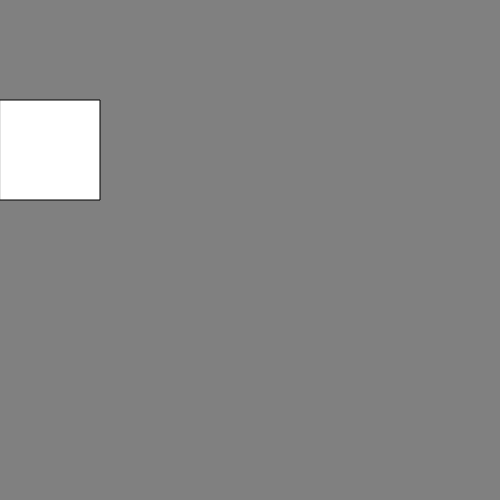
Frame 1 (no input)
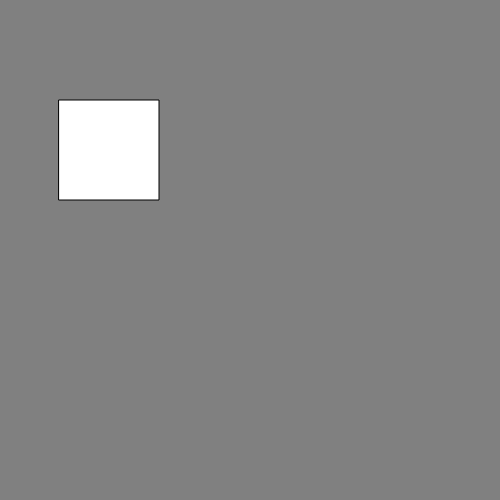
Frame 60 (no input)
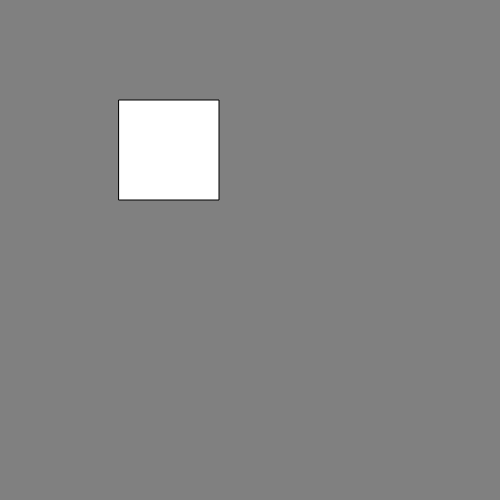
Frame 120 (the mouse pressed at the canvas centre since frame 60)

The p5.js sketch that drew these frames (run headless with seeded random() and noise() and a simulated clock; from frame 60 on, the mouse is pressed at the canvas centre):

// p5.js sketch
// ── sketch.js
let x = 0;

function setup() {
  createCanvas(500, 500);
}

function draw() {
  background("grey");
  rect(x, 100, 100, 100);
  x = x+1;

  if (x > width) {
    x = 0;
  }

}
